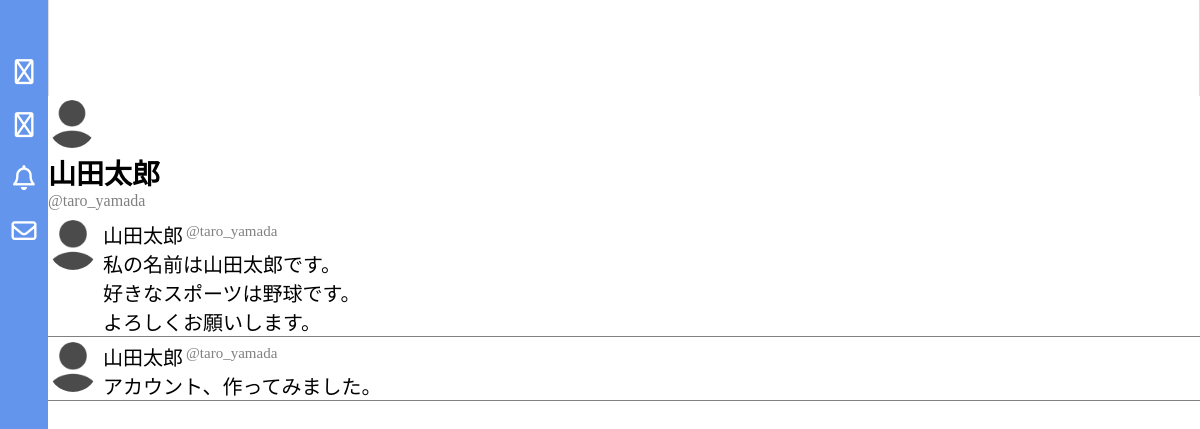
The app's page /app/account/taro_yamada/ with its own data.
### app/models/user.py (models this page shows, shortened)
class User(AbstractBaseUser, PermissionsMixin):
    username = models.CharField(
        max_length=50,
        unique=False,
        default="ユーザー名",
        verbose_name="ユーザー名",
    )
    handle = models.CharField(
        max_length=30,
        unique=True,
        validators=[RegexValidator(r"^[a-zA-Z0-9_]+$")],
        verbose_name="ハンドルネーム",
    )
    email = models.EmailField(
        unique=True,
        verbose_name="メールアドレス",
    )
    birth_date = models.DateField(
        verbose_name="生年月日",
        null=False,
        blank=False,
        validators=[validate_birth_date],
    )
    icon = models.ImageField(
        verbose_name="ユーザーアイコン",
        upload_to="uploads",
        default="images/default_icon.png",
    )
    header = models.ImageField(
        verbose_name="ヘッダー画像", upload_to="uploads", default="images/default_header.jpg"
    )
    bio = models.TextField(verbose_name="自己紹介", max_length=160, blank=True)
    is_private = models.BooleanField(
        verbose_name="非公開設定",
        default=False,
    )
    groups = models.ManyToManyField(
        "auth.Group",
        verbose_name=("groups"),
        blank=True,
        help_text=("The"),
        related_name="app_user_name",
        related_query_name="user",
    )
    user_permissions = models.ManyToManyField(
        "auth.Permission",
        verbose_name=("user permissions"),
        blank=True,
        help_text=("Specific"),
        related_name="app_user_permissions",
        related_query_name="user",
    )
    is_active = models.BooleanField(default=True)
    is_staff = models.BooleanField(default=False)
    is_superuser = models.BooleanField(default=False)
    date_joined = models.DateTimeField(verbose_name="登録日", default=timezone.now)
    USERNAME_FIELD = "email"
    REQUIRED_FIELDS = ["handle", "birth_date"]
    objects = UserManager()

### app/models/tweet.py (models this page shows, shortened)
class Tweet(models.Model):
    tweet_content = models.TextField(
        verbose_name="ツイート内容",
        max_length=140,
    )
    tweet_by = models.ForeignKey(
        User, on_delete=models.CASCADE, related_name="tweet_by", verbose_name="投稿者"
    )
    tweet_at = models.DateTimeField(
        verbose_name="ツイート日時",
        auto_now_add=True,
    )
    parent = models.ForeignKey(
        "self",
        verbose_name="親ツイート",
        null=True,
        blank=True,
        on_delete=models.CASCADE,
        related_name="replies",
    )

### app/views/account.py (the view)
# urls.py: path("account/<str:handle>/", account, name="account"),
def account(request, handle):
    profile_user = get_object_or_404(User, handle=handle)
    viewer = request.user
    tweets = Tweet.objects.filter(tweet_by = profile_user).order_by("-tweet_at")
    context = {
        "profile_user": profile_user,
        "viewer": viewer,
        "tweets" : tweets,
    }
    return render(request, "app/account.html", context)

### app/templates/app/account.html (shortened to what this page needs)
{% extends "app/base.html" %} {% load static %} {% block extra_css%}
<link rel="stylesheet" href="{% static 'css/account.css' %}" />
{% endblock %} {% block header %}
<img src="{{profile_user.header.url}}" class="profile_header" />
{% endblock %} {% block content %}
<div class="introduce">
  <img src="{{profile_user.icon.url}}" class="profile_icon" />
  <div class="profile_username">{{profile_user.username}}</div>
  <div class="profile_handle">@{{profile_user.handle}}</div>
</div>
<div class="all_tweets">
  {% for t in tweets %}
  <div class="tweet">
    <a href="{% url 'account' t.tweet_by.handle %}">
      <img src="{{ t.tweet_by.icon.url }}" class="poster_icon" />
    </a>
    <div class="text_content">
      <div class="poster_info">
        <a href="{% url 'account' t.tweet_by.handle %}">
          <div class="poster_username">{{t.tweet_by.username}}</div>
        </a>
        <a href="{% url 'account' t.tweet_by.handle %}">
          <div class="poster_handle">@{{t.tweet_by.handle}}</div>
        </a>
      </div>
      <div class="tweet_content">{{t.tweet_content}}</div>
    </div>
  </div>
  {% endfor %}
</div>
{% endblock %}

### static/css/base.css (style rules this page uses)
a { text-decoration: none; }

### static/css/account.css (style rules this page uses)
body { margin: 0; padding: 0; }
.profile_header { width: 100vw; height: 96px; object-fit: cover; }
.introduce { margin-left: 8px; }
.profile_icon { width: 48px; height: 48px; border-radius: 50%; object-fit: cover; }
.profile_username { font-size: 28px; font-weight: bold; }
.profile_handle { color: #808080; }
@media (min-width: 769px) { .profile_header { width: calc(100% - 48px); margin-left: 48px; } }
@media (min-width: 769px) { .introduce { margin-left: 48px; } }
@media (min-width: 769px) { .all_tweets { margin-left: 48px; } }
.all_tweets { margin-top: 10px; }
.tweet { margin-top: 5px; border-bottom: 1px solid #808080; display: flex; }
.poster_icon { width: 50px; height: 50px; object-fit: cover; border-radius: 50%; margin-right: 5px; }
.poster_info { display: flex; gap: 3px; }
.text_content { display: flex; flex-direction: column; }
.poster_username { font-size: 20px; color: #000000; }
.poster_handle { font-size: 15px; color: #808080; margin-top: 3px; }
.tweet_content { font-size: 20px; overflow-wrap: break-word; white-space: pre-wrap; }

### records on screen
User: header (placeholder picture), icon (placeholder picture), username "山田太郎", handle "taro_yamada"
Tweet: tweet_by.icon (placeholder picture), tweet_by.username "山田太郎", tweet_by.handle "taro_yamada", tweet_content "私の名前は山田太郎です。 好きなスポーツは野球です。 よろしくお願いします。"
Tweet: tweet_by.icon (placeholder picture), tweet_by.username "山田太郎", tweet_by.handle "taro_yamada", tweet_content "アカウント、作ってみました。"
